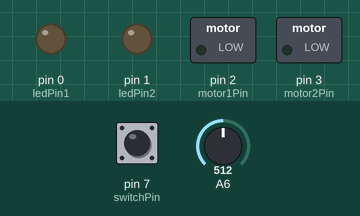
The sketch below on a simulated Arduino Uno, built with avr-gcc and run on an emulated ATmega328P. Shown: switched loads named in the sketch (green lamp = pin HIGH), output pins drawn as LEDs (lit = HIGH). The inputs (shaded band) are chosen by the test bench; at power-on: pin 7 (switchPin) HIGH, A6 = 512.

Above: at 1.2 s.
1.3 s: pin 7 (switchPin) pulled LOW for 3.2 s
At 2.4 s:
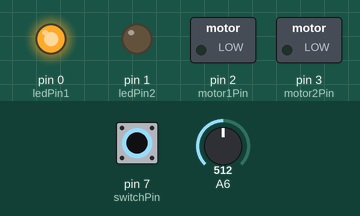
At 3.8 s:
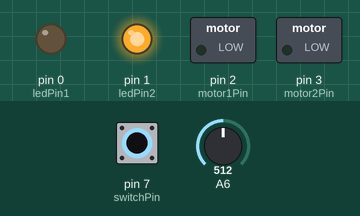
6.0 s: A6 set to 716
9.0 s: A6 set to 511
12.0 s: pin 7 (switchPin) pulled LOW for 0.15 s
At 14.6 s:
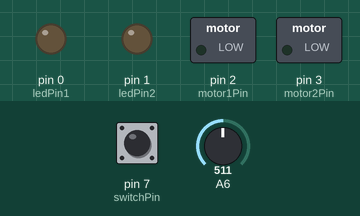
15.1 s: pin 7 (switchPin) pulled LOW for 1 s
18.1 s: A6 set to 900
At 18.7 s:
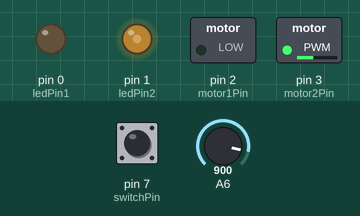
Timing chart, 0 to 23.6 s (numbered marks = the images above; inputs shaded):
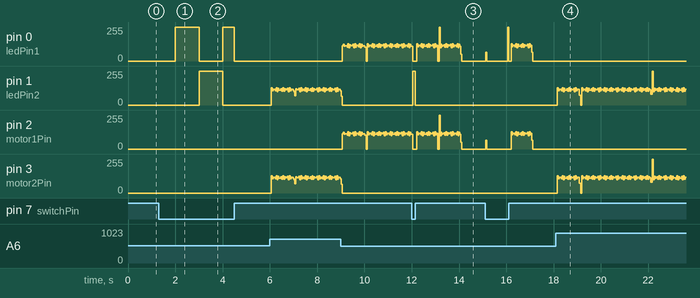

Measured:
- after the input at 1.3 s, pin 0 (ledPin1): 0/255 → 255/255 after 0.70 s, → 0/255 1.0 s later, → 255/255 1.0 s later, → 0/255 0.49 s later; pin 1 (ledPin2): 0/255 → 255/255 after 1.7 s, → 0/255 1.0 s later
- after the input at 12.0 s, pin 1 (ledPin2): 0/255 → 255/255 after 0.05 s, → 0/255 0.10 s later
- after the input at 18.1 s, pin 0 (ledPin1), pin 2 (motor1Pin): stops changing and stays 0/255

The sketch:

roto_jam_motor_control.ino
```cpp
const int analogInPin = 6;  // Analog input pin that the potentiometer is attached to

const int motor1Pin = 2;    //PA2
const int motor2Pin = 3;    //PA3
const int ledPin1 = 0;    //PA0
const int ledPin2 = 1;    //PA1

const int switchPin = 7;    // PA7
boolean switchPressed=false;

unsigned int recording[15];

unsigned int recCount=0;
unsigned long lastMillis=0;
unsigned int sampleTime=1000;

float motorSpeed=.5;

void setup()
{
  digitalWrite(analogInPin, LOW);

  pinMode(motor1Pin, OUTPUT);
  pinMode(motor2Pin, OUTPUT);
  pinMode(ledPin1, OUTPUT);
  pinMode(ledPin2, OUTPUT);

  digitalWrite(switchPin, HIGH);

  for (int i=0; i < (sizeof(recording)/sizeof(int))-1; i++){
    recording[i]=-1;
  }
}

void loop()
{
  if(digitalRead(switchPin)==LOW) {   // button hold down
    record();
  }
  else{
    if(switchPressed){
      switchPressed=false;
      recCount=0;
    }
    play();
  }
}


void record(){

  if(millis()-lastMillis>sampleTime){
    if(recCount>(sizeof(recording)/sizeof(int))-1){
      recCount=0;
    }

    recording[recCount]=analogRead(analogInPin);
    recCount++;
    lastMillis=millis();

    //flash lights
    digitalWrite(ledPin1, recCount%2);
    digitalWrite(ledPin2, (recCount+1)%2);

  }


}


void play(){

  if(recCount>(sizeof(recording)/sizeof(int))-1){
    recCount=0;
  }
  int pos=recording[recCount];

  if(pos>0){
    spinMotor(pos,true,motorSpeed);
  }

  else{
    runMotor(0,true,0);
    recCount++;
  }

  if(millis()-lastMillis>sampleTime){
    recCount++;
    lastMillis=millis();


  }
}

void spinMotor(int targetPosition, boolean lightsOn, float sp){
  int currentPosition = analogRead(analogInPin);

  if(currentPosition<targetPosition){
    runMotor(1,lightsOn,sp);
  }

  else if(currentPosition>targetPosition){
    runMotor(-1,lightsOn,sp);
  }


  /*
  int currentPosition = analogRead(analogInPin);

   if (currentPosition<targetPosition) {
   int a=1023-targetPosition+currentPosition;
   int b=targetPosition-currentPosition;

   if(a<=b+100){
   //clockwise
   runMotor(1,lightsOn,sp);
   }
   else{
   //counterclockwise
   runMotor(-1,lightsOn,sp);
   }
   }
   else if (currentPosition>targetPosition){
   int a=1023-currentPosition+targetPosition;
   int b=currentPosition-targetPosition;
   if(a<=b){
   //counterclockwise
   runMotor(-1,lightsOn,sp);
   }
   else{
   //clockwise
   runMotor(1,lightsOn,sp);
   }
   }
   */
}


void runMotor(int c, boolean lightsOn, float sp){
  if(c==1){
    //clockwise
    digitalWrite(motor1Pin, HIGH);   // set leg 1 of the H-bridge low
    digitalWrite(motor2Pin, LOW);  // set leg 2 of the H-bridge high
    if(lightsOn){
      digitalWrite(ledPin1, HIGH);
      digitalWrite(ledPin2, LOW);
    }

  }
  else if(c==-1){
    //counterclockwise
    digitalWrite(motor1Pin, LOW);   // set leg 1 of the H-bridge lowa
    digitalWrite(motor2Pin, HIGH);  // set leg 2 of the H-bridge high
    if(lightsOn){
      digitalWrite(ledPin1, LOW);
      digitalWrite(ledPin2, HIGH);
    }
  }
  //rest
  else{
    digitalWrite(motor1Pin, LOW);   // set leg 1 of the H-bridge low
    digitalWrite(motor2Pin, LOW);  // set leg 2 of the H-bridge high
    if(lightsOn){
      digitalWrite(ledPin1, LOW);
      digitalWrite(ledPin2, LOW);
    }
  }

  if(c!=0){
    //fake speed control
    delayMicroseconds(sp*10000.0);
    digitalWrite(motor1Pin, LOW);
    digitalWrite(motor2Pin, LOW);
    if(lightsOn)digitalWrite(ledPin1, LOW);
    if(lightsOn)digitalWrite(ledPin2, LOW);
    delayMicroseconds(11000.0-sp*10000.0);
  }
}
```
